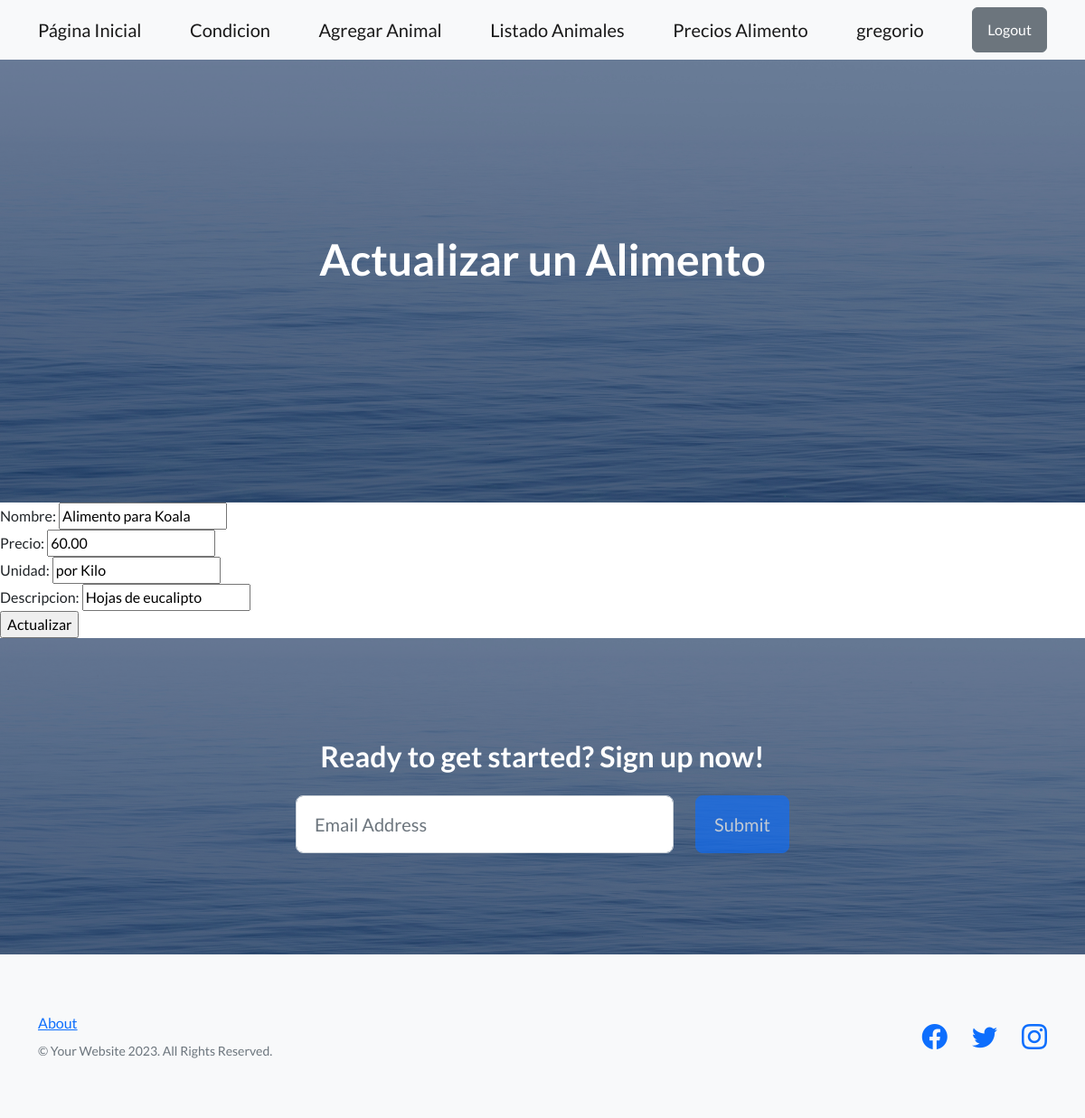
The page /precios/11/actualizar/ (signed in) on the database its author committed.
### precios/models.py (models this page shows, shortened)
class Alimento(models.Model):
    nombre = models.CharField(max_length=100)
    precio = models.DecimalField(max_digits=10, decimal_places=2)
    unidad = models.CharField(max_length=30)
    descripcion = models.CharField(max_length=200)

### precios/views.py (the view)
# urls.py: path('<int:pk>/actualizar/', views.Actualizar_Alimento.as_view(), name='actualizar_alimento'),
class Actualizar_Alimento(LoginRequiredMixin, UpdateView):
    model = Alimento
    template_name = "actualizar_alimento.html"
    fields = ['nombre', 'precio', 'unidad', 'descripcion']
    success_url = reverse_lazy('precios:lista_precios')

### templates/actualizar_alimento.html (shortened to what this page needs)
{% extends "main_template.html" %}
{% block texto_principal %}
    Actualizar un Alimento
{% endblock texto_principal %}
{% block main_content %}
<form action={% url "precios:actualizar_alimento" alimento.id %} method="POST">
{{form}}
    <input type="submit" value="Actualizar">
</form>
{% endblock main_content %}

### templates/main_template.html (shortened to what this page needs)
<!DOCTYPE html>
<html lang="en">
    {% load static %}
    <head>
        <link href="https://cdn.jsdelivr.net/npm/bootstrap-icons@1.5.0/font/bootstrap-icons.css" rel="stylesheet" type="text/css" />
        <link href={% static "css/styles.css"%} rel="stylesheet" />
    </head>
    <body>
        <nav class="navbar navbar-light bg-light static-top">
            <div class="container">
                <a class= "navbar-brand" href={% url "app_inicial:inicio"%}>Página Inicial</a>
                <a class= "navbar-brand" href={% url "app_inicial:condicion_y_bucle"%}>Condicion</a>
                {% if request.user.is_authenticated %}
                <a class= "navbar-brand" href={% url "app_inicial:crear_animal"%}>Agregar Animal</a>
                <a class= "navbar-brand" href={% url "app_inicial:listado_animales"%}>Listado Animales</a>
                <a class= "navbar-brand" href={% url "precios:lista_precios"%}>Precios Alimento</a>
                <a class= "navbar-brand" href='#'>{{request.user.username}}</a>
                <form action={% url "usuarios:logout" %}  method="POST">
                   <input class="btn btn-secondary" type="submit" value="Logout">
                </form>
                {% else %}
                <a class="btn btn-primary" href={% url "usuarios:login"%}> Login</a>
                <a class="btn btn-info" href={% url "usuarios:registro"%}> Registrarse</a>
                {% endif %}
            </div>
        </nav>
        <header class="masthead">
            <div class="container position-relative">
                <div class="row justify-content-center">
                    <div class="col-xl-6">
                        <div class="text-center text-white">
                            <h1 class="mb-5">
                                {% block texto_principal %}{% endblock texto_principal%}
                            </h1>
                        </div>
                    </div>
                </div>
            </div>
        </header>
        <main>
            {% block main_content %}{% endblock main_content %}
        <main>
        <section class="call-to-action text-white text-center" id="signup">
            <div class="container position-relative">
                <div class="row justify-content-center">
                    <div class="col-xl-6">
                        <h2 class="mb-4">Ready to get started? Sign up now!</h2>
                        <form class="form-subscribe" id="contactFormFooter" data-sb-form-api-token="API_TOKEN">
                            <div class="row">
                                <div class="col">
                                    <input class="form-control form-control-lg" id="emailAddressBelow" type="email" placeholder="Email Address" data-sb-validations="required,email" />
                                </div>
                                <div class="col-auto"><button class="btn btn-primary btn-lg disabled" id="submitButton" type="submit">Submit</button></div>
                            </div>
                        </form>
                    </div>
                </div>
            </div>
        </section>
        <footer class="footer bg-light">
            <div class="container">
                <div class="row">
                    <div class="col-lg-6 h-100 text-center text-lg-start my-auto">
                        <ul class="list-inline mb-2">
                            <li class="list-inline-item"><a href="#!">About</a></li>
                        </ul>
                        <p class="text-muted small mb-4 mb-lg-0">&copy; Your Website 2023. All Rights Reserved.</p>
                    </div>
                    <div class="col-lg-6 h-100 text-center text-lg-end my-auto">
                        <ul class="list-inline mb-0">
                            <li class="list-inline-item me-4">
                                <a href="#!"><i class="bi-facebook fs-3"></i></a>
                            </li>
                            <li class="list-inline-item me-4">
                                <a href="#!"><i class="bi-twitter fs-3"></i></a>
                            </li>
                            <li class="list-inline-item">
                                <a href="#!"><i class="bi-instagram fs-3"></i></a>
                            </li>
                        </ul>
                    </div>
                </div>
            </div>
        </footer>
    </body>
</html>

### rows shown on the page
Alimento: nombre "Alimento para Koala", precio "60.00", unidad "por Kilo", descripcion "Hojas de eucalipto"

### other values the page prints
{{ request.user.username }} "gregorio"
